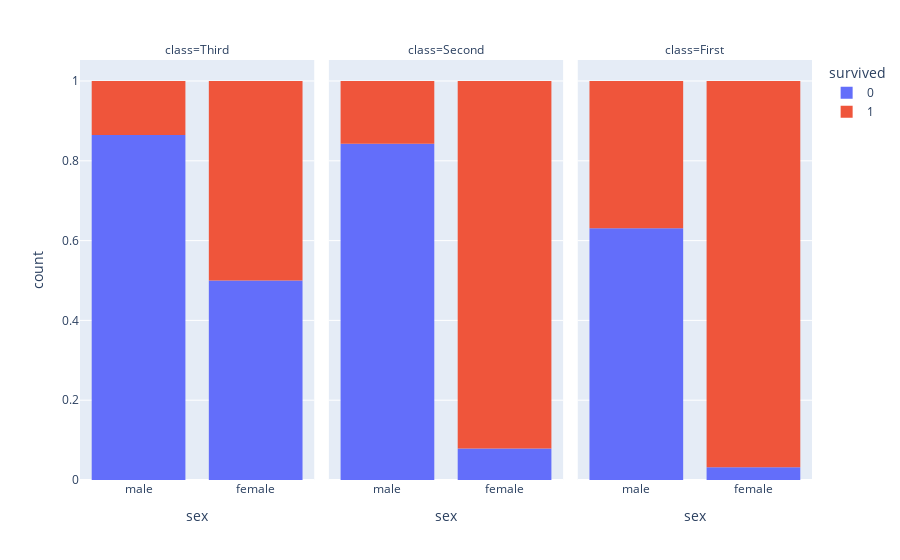

The code cell stored with this chart in its notebook:
### Code cell
px.histogram(df,
            x='sex',
            color='survived',
            facet_col='class',
             barnorm='fraction',
            category_orders={'class': ['Third', 'Second', 'First']})

### Figure 1 — Plotly figure (JSON) as saved in the notebook; plotly's stock layout.template omitted (floating-point values rounded to 4 significant figures; data arrays with more than 128 entries replaced by an {"elided": "..."} marker saying what was removed)
{"data": [{"alignmentgroup": "True", "bingroup": "x", "hovertemplate": "survived=0<br>class=Third<br>sex=%{x}<br>count=%{y}<extra></extra>", "legendgroup": "0", "marker": {"color": "#636efa"}, "name": "0", "offsetgroup": "0", "orientation": "v", "showlegend": true, "type": "histogram", "x": {"elided": "372 str values"}, "xaxis": "x", "yaxis": "y"}, {"alignmentgroup": "True", "bingroup": "x", "hovertemplate": "survived=0<br>class=Second<br>sex=%{x}<br>count=%{y}<extra></extra>", "legendgroup": "0", "marker": {"color": "#636efa"}, "name": "0", "offsetgroup": "0", "orientation": "v", "showlegend": false, "type": "histogram", "x": ["male", "male", "female", "male", "male", "male", "male", "male", "male", "male", "male", "male", "male", "male", "male", "male", "male", "male", "male", "female", "male", "male", "male", "male", "male", "male", "male", "male", "male", "male", "male", "male", "male", "male", "male", "male", "female", "male", "male", "male", "male", "male", "female", "male", "male", "male", "male", "male", "male", "male", "male", "male", "male", "male", "male", "male", "male", "male", "male", "male", "male", "male", "male", "male", "male", "male", "male", "male", "male", "male", "male", "male", "male", "male", "male", "male", "male", "male", "male", "male", "male", "male", "male", "female", "male", "male", "male", "male", "male", "male", "male", "male", "female", "male", "male", "male", "male"], "xaxis": "x2", "yaxis": "y2"}, {"alignmentgroup": "True", "bingroup": "x", "hovertemplate": "survived=0<br>class=First<br>sex=%{x}<br>count=%{y}<extra></extra>", "legendgroup": "0", "marker": {"color": "#636efa"}, "name": "0", "offsetgroup": "0", "orientation": "v", "showlegend": false, "type": "histogram", "x": ["male", "male", "male", "male", "male", "male", "male", "male", "male", "male", "male", "male", "male", "male", "male", "male", "male", "male", "male", "male", "male", "female", "male", "male", "male", "male", "male", "male", "male", "male", "male", "female", "male", "male", "male", "male", "male", "male", "male", "male", "male", "male", "male", "male", "male", "male", "male", "male", "male", "female", "male", "male", "male", "male", "male", "male", "male", "male", "male", "male", "male", "male", "male", "male", "male", "male", "male", "male", "male", "male", "male", "male", "male", "male", "male", "male", "male", "male", "male", "male"], "xaxis": "x3", "yaxis": "y3"}, {"alignmentgroup": "True", "bingroup": "x", "hovertemplate": "survived=1<br>class=Third<br>sex=%{x}<br>count=%{y}<extra></extra>", "legendgroup": "1", "marker": {"color": "#EF553B"}, "name": "1", "offsetgroup": "1", "orientation": "v", "showlegend": true, "type": "histogram", "x": ["female", "female", "female", "female", "female", "female", "female", "female", "male", "female", "female", "female", "male", "female", "male", "female", "male", "female", "female", "female", "male", "female", "male", "male", "female", "female", "female", "male", "female", "male", "female", "female", "female", "female", "female", "male", "male", "female", "female", "male", "female", "female", "female", "male", "male", "male", "female", "female", "male", "male", "female", "female", "male", "female", "female", "female", "male", "female", "male", "female", "female", "female", "female", "female", "female", "male", "female", "male", "male", "male", "female", "male", "female", "male", "female", "female", "female", "male", "male", "male", "female", "male", "female", "female", "male", "female", "male", "female", "male", "male", "female", "female", "female", "male", "female", "female", "male", "female", "male", "female", "male", "male", "male", "female", "female", "female", "male", "female", "male", "male", "male", "female", "male", "female", "male", "female", "female", "male", "female"], "xaxis": "x", "yaxis": "y"}, {"alignmentgroup": "True", "bingroup": "x", "hovertemplate": "survived=1<br>class=Second<br>sex=%{x}<br>count=%{y}<extra></extra>", "legendgroup": "1", "marker": {"color": "#EF553B"}, "name": "1", "offsetgroup": "1", "orientation": "v", "showlegend": false, "type": "histogram", "x": ["female", "female", "male", "male", "female", "female", "female", "female", "female", "male", "female", "female", "female", "female", "female", "male", "female", "male", "female", "male", "female", "female", "female", "female", "male", "female", "female", "female", "female", "female", "male", "female", "female", "female", "female", "female", "male", "female", "female", "female", "female", "female", "female", "female", "female", "female", "female", "female", "female", "female", "female", "female", "female", "female", "female", "male", "female", "male", "male", "male", "female", "female", "female", "female", "female", "female", "female", "female", "female", "female", "male", "female", "female", "female", "female", "female", "female", "female", "male", "female", "female", "male", "male", "female", "female", "female", "female"], "xaxis": "x2", "yaxis": "y2"}, {"alignmentgroup": "True", "bingroup": "x", "hovertemplate": "survived=1<br>class=First<br>sex=%{x}<br>count=%{y}<extra></extra>", "legendgroup": "1", "marker": {"color": "#EF553B"}, "name": "1", "offsetgroup": "1", "orientation": "v", "showlegend": false, "type": "histogram", "x": {"elided": "136 str values"}, "xaxis": "x3", "yaxis": "y3"}], "layout": {"annotations": [{"font": {}, "showarrow": false, "text": "class=Third", "x": 0.16, "xanchor": "center", "xref": "paper", "y": 1, "yanchor": "bottom", "yref": "paper"}, {"font": {}, "showarrow": false, "text": "class=Second", "x": 0.5, "xanchor": "center", "xref": "paper", "y": 1, "yanchor": "bottom", "yref": "paper"}, {"font": {}, "showarrow": false, "text": "class=First", "x": 0.84, "xanchor": "center", "xref": "paper", "y": 1, "yanchor": "bottom", "yref": "paper"}], "barmode": "relative", "barnorm": "fraction", "legend": {"title": {"text": "survived"}, "tracegroupgap": 0}, "margin": {"t": 60}, "xaxis": {"anchor": "y", "domain": [0, 0.32], "title": {"text": "sex"}}, "xaxis2": {"anchor": "y2", "domain": [0.34, 0.66], "matches": "x", "title": {"text": "sex"}}, "xaxis3": {"anchor": "y3", "domain": [0.68, 1.0], "matches": "x", "title": {"text": "sex"}}, "yaxis": {"anchor": "x", "domain": [0, 1], "title": {"text": "count"}}, "yaxis2": {"anchor": "x2", "domain": [0, 1], "matches": "y", "showticklabels": false}, "yaxis3": {"anchor": "x3", "domain": [0, 1], "matches": "y", "showticklabels": false}}}
